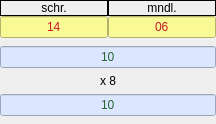
      <widget class="QFrame" name="frame_4">
       <property name="frameShape">
        <enum>QFrame::NoFrame</enum>
       </property>
       <property name="frameShadow">
        <enum>QFrame::Raised</enum>
       </property>
       <layout class="QGridLayout" name="gridLayout_5">
        <property name="leftMargin">
         <number>0</number>
        </property>
        <property name="topMargin">
         <number>0</number>
        </property>
        <property name="rightMargin">
         <number>0</number>
        </property>
        <property name="bottomMargin">
         <number>0</number>
        </property>
        <property name="spacing">
         <number>0</number>
        </property>
        <item row="1" column="0">
         <widget class="QLineEdit" name="g_4">
          <property name="styleSheet">
           <string notr="true">color: rgb(200, 27, 36);
background-color: rgb(249, 249, 150);</string>
          </property>
          <property name="text">
           <string>14</string>
          </property>
          <property name="alignment">
           <set>Qt::AlignCenter</set>
          </property>
         </widget>
        </item>
        <item row="1" column="1">
         <widget class="QLineEdit" name="g_4_x">
          <property name="styleSheet">
           <string notr="true">color: rgb(200, 27, 36);
background-color: rgb(249, 249, 150);</string>
          </property>
          <property name="text">
           <string>06</string>
          </property>
          <property name="alignment">
           <set>Qt::AlignCenter</set>
          </property>
         </widget>
        </item>
        <item row="0" column="0">
         <widget class="QLabel" name="label_20">
          <property name="frameShape">
           <enum>QFrame::Box</enum>
          </property>
          <property name="text">
           <string>schr.</string>
          </property>
          <property name="alignment">
           <set>Qt::AlignCenter</set>
          </property>
         </widget>
        </item>
        <item row="0" column="1">
         <widget class="QLabel" name="label_21">
          <property name="frameShape">
           <enum>QFrame::Box</enum>
          </property>
          <property name="text">
           <string>mndl.</string>
          </property>
          <property name="alignment">
           <set>Qt::AlignCenter</set>
          </property>
         </widget>
        </item>
        <item row="2" column="0" colspan="2">
         <widget class="QFrame" name="frame_12">
          <property name="frameShape">
           <enum>QFrame::NoFrame</enum>
          </property>
          <property name="frameShadow">
           <enum>QFrame::Raised</enum>
          </property>
          <layout class="QVBoxLayout" name="verticalLayout_8">
           <property name="leftMargin">
            <number>0</number>
           </property>
           <property name="topMargin">
            <number>8</number>
           </property>
           <property name="rightMargin">
            <number>0</number>
           </property>
           <property name="bottomMargin">
            <number>8</number>
           </property>
           <item>
            <widget class="QLineEdit" name="points_4">
             <property name="styleSheet">
              <string notr="true">color: rgb(38, 100, 50);
background-color: rgb(220, 230, 255);</string>
             </property>
             <property name="text">
              <string>10</string>
             </property>
             <property name="alignment">
              <set>Qt::AlignCenter</set>
             </property>
             <property name="readOnly">
              <bool>true</bool>
             </property>
            </widget>
           </item>
           <item>
            <widget class="QLabel" name="label_29">
             <property name="text">
              <string>x 8</string>
             </property>
             <property name="alignment">
              <set>Qt::AlignCenter</set>
             </property>
            </widget>
           </item>
           <item>
            <widget class="QLineEdit" name="abi_4">
             <property name="styleSheet">
              <string notr="true">color: rgb(38, 100, 50);
background-color: rgb(220, 230, 255);</string>
             </property>
             <property name="text">
              <string>10</string>
             </property>
             <property name="alignment">
              <set>Qt::AlignCenter</set>
             </property>
             <property name="readOnly">
              <bool>true</bool>
             </property>
            </widget>
           </item>
          </layout>
         </widget>
        </item>
       </layout>
      </widget>
